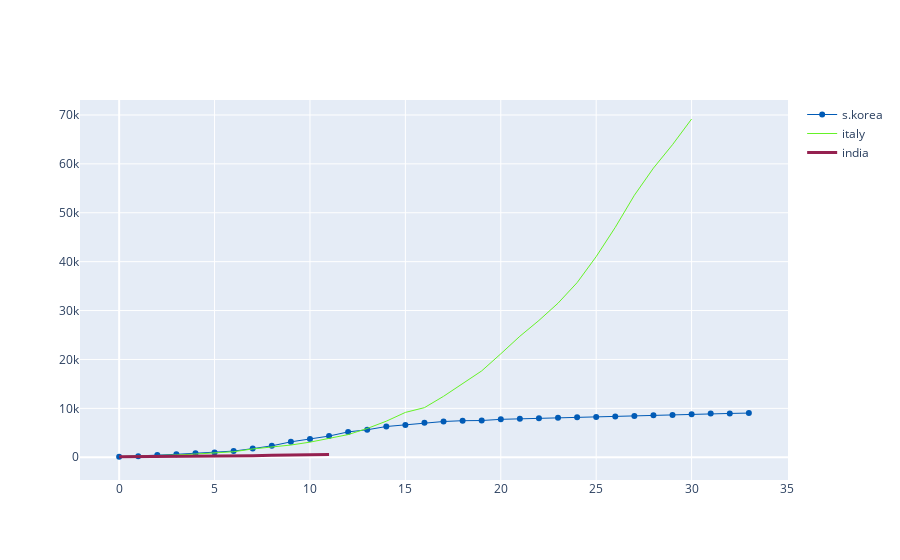

The cell this chart's notebook holds for it:
### Code cell
title='Main source for News'
labels=['s.korea','italy','india']
colors=['#015bb6','#65f227','#952150']
model_size=[10,10,12]
line_size=[1,1,3]
fig=go.Figure()
fig.add_trace(go.Scatter(x=dbd_korea['Days after surpassing 100 cases'],y=dbd_korea['Total Cases'],mode="lines+markers",name=labels[0],line=dict(color=colors[0],width=line_size[0]),connectgaps=True))
fig.add_trace(go.Scatter(x=dbd_italy['Days after surpassing 100 cases'],y=dbd_italy['Total Cases'],mode="lines",name=labels[1],line=dict(color=colors[1],width=line_size[1]),connectgaps=True))
fig.add_trace(go.Scatter(x=dbd_india['Days after surpassing 100 cases'],y=dbd_india['Total Cases'],mode="lines",name=labels[2],line=dict(color=colors[2],width=line_size[2]),connectgaps=True))
'''annotations=[]
annotations.append(dict(xref='paper',yref='paper',x=0.5,y=0.1,xanchor='center',yanchor='top',text='Days after suprassing 100 cases',font=dict(family='calibri',size=12,color='rgb(150,150,150)'),showarrow=False))
fig.update_layout(annotations=annotations,plot_bgcolor='white',yaxis_title='Cumulative cases',title_text="Comparison")'''
fig.show()

### Figure 1 — Plotly figure (JSON) as saved in the notebook; plotly's stock layout.template omitted (floating-point values rounded to 4 significant figures)
{"data": [{"connectgaps": true, "line": {"color": "#015bb6", "width": 1}, "mode": "lines+markers", "name": "s.korea", "type": "scatter", "x": [null, null, null, null, null, null, null, null, null, null, null, null, null, null, null, null, null, null, null, null, null, null, null, null, null, null, null, null, null, null, null, 0, 1, 2, 3, 4, 5, 6, 7, 8, 9, 10, 11, 12, 13, 14, 15, 16, 17, 18, 19, 20, 21, 22, 23, 24, 25, 26, 27, 28, 29, 30, 31, 32, 33], "y": [1, 1, 1, 1, 2, 2, 3, 4, 4, 4, 6, 11, 12, 15, 15, 16, 19, 23, 24, 24, 27, 27, 28, 28, 28, 28, 28, 29, 30, 31, 58, 111, 209, 436, 602, 833, 977, 1261, 1766, 2337, 3150, 3736, 4335, 5186, 5621, 6284, 6593, 7041, 7313, 7478, 7513, 7755, 7869, 7979, 8086, 8162, 8236, 8320, 8413, 8565, 8652, 8799, 8961, 8961, 9037]}, {"connectgaps": true, "line": {"color": "#65f227", "width": 1}, "mode": "lines", "name": "italy", "type": "scatter", "x": [null, null, null, null, null, null, null, null, null, null, null, null, null, null, null, null, null, null, null, null, null, null, null, null, 0, 1, 2, 3, 4, 5, 6, 7, 8, 9, 10, 11, 12, 13, 14, 15, 16, 17, 18, 19, 20, 21, 22, 23, 24, 25, 26, 27, 28, 29, 30], "y": [2, 2, 2, 2, 2, 2, 3, 3, 3, 3, 3, 3, 3, 3, 3, 3, 3, 3, 3, 3, 3, 3, 20, 79, 157, 229, 323, 470, 655, 889, 1128, 1701, 2036, 2502, 3089, 3858, 4636, 5883, 7375, 9172, 10149, 12462, 15113, 17660, 21157, 24747, 27980, 31506, 35713, 41035, 47021, 53578, 59138, 63927, 69176]}, {"connectgaps": true, "line": {"color": "#952150", "width": 3}, "mode": "lines", "name": "india", "type": "scatter", "x": [null, null, null, null, null, null, null, null, null, null, null, null, null, null, null, null, null, null, null, null, null, null, null, null, null, null, null, null, null, null, null, null, null, null, null, null, null, null, null, null, null, null, null, null, 0, 1, 2, 3, 4, 5, 6, 7, 8, 9, 10, 11], "y": [1, 1, 1, 2, 3, 3, 3, 3, 3, 3, 3, 3, 3, 3, 3, 3, 3, 3, 3, 3, 3, 3, 3, 3, 3, 3, 3, 3, 3, 3, 3, 3, 6, 9, 28, 30, 31, 34, 39, 43, 56, 62, 73, 82, 102, 113, 119, 142, 156, 194, 244, 330, 396, 499, 536, 562]}], "layout": {}}
